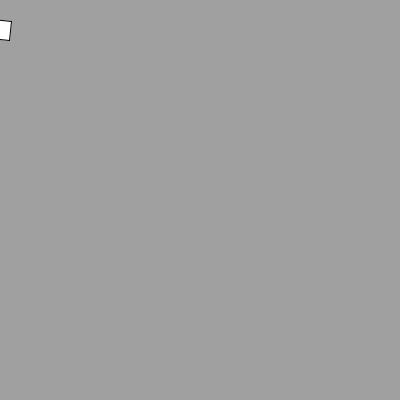
Frame 1 (no input)
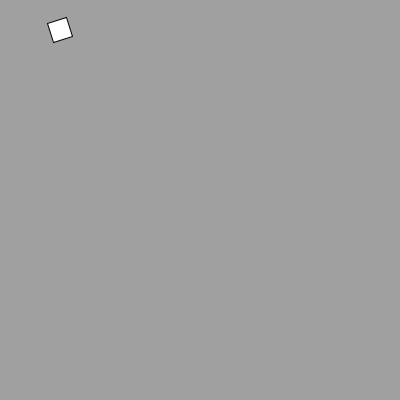
Frame 60 (the mouse pressed at the canvas centre just before this capture)
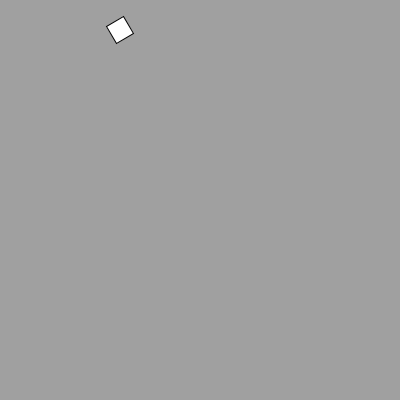
Frame 120 (the mouse held since frame 60 and released just before this capture)

The Processing sketch that drew these frames (run headless with seeded random() and noise(); from frame 60 on, the mouse is pressed at the canvas centre):

// Processing sketch: Ex_1_simplemovement_2
// ── Ex_1_simplemovement_2.pde
// Coding Art Book
// Yu Zhang + Mathias Funk, 2020

// simple movement with rotation

void setup() {
  size(400, 400);
  rectMode(CENTER);
}

void draw() {
  background(160);
  translate(frameCount, 30);
  rotate(radians(frameCount * (360 / (20 * PI))));
  rect(0, 0, 20, 20);
}
